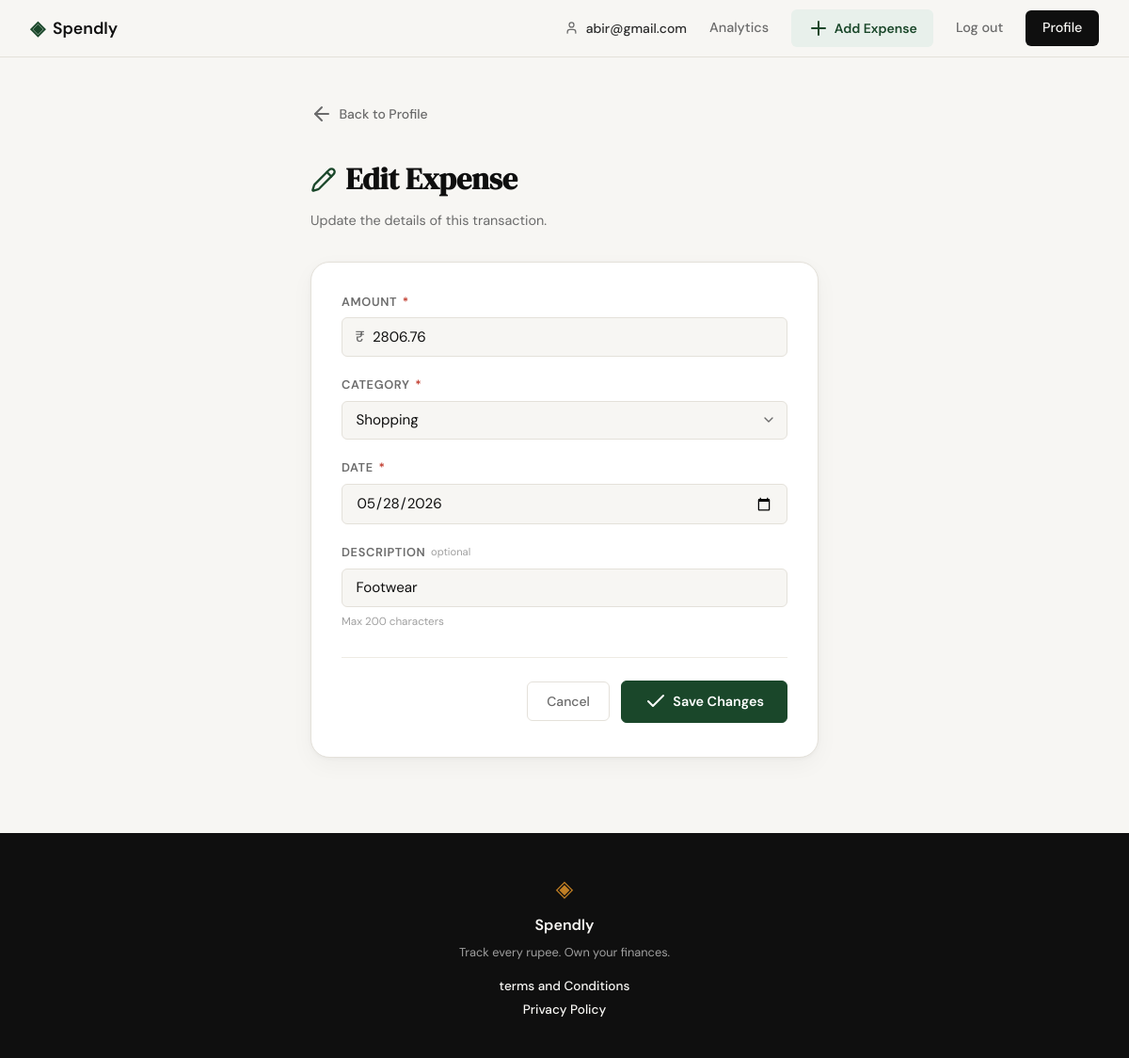
Screenshot of /expenses/70/edit (signed in) with the database file from the repository.
### tables this page shows
CREATE TABLE users (
            id INTEGER PRIMARY KEY AUTOINCREMENT,
            name TEXT NOT NULL,
            email TEXT UNIQUE NOT NULL,
            password_hash TEXT NOT NULL,
            created_at TEXT DEFAULT (datetime('now'))
        );

CREATE TABLE expenses (
            id INTEGER PRIMARY KEY AUTOINCREMENT,
            user_id INTEGER NOT NULL,
            amount REAL NOT NULL,
            category TEXT NOT NULL,
            date TEXT NOT NULL,
            description TEXT,
            created_at TEXT DEFAULT (datetime('now')),
            FOREIGN KEY (user_id) REFERENCES users(id)
        );

### app.py (the view, shortened to what this page needs)
@app.route("/expenses/<int:id>/edit", methods=["GET", "POST"])
@login_required
def edit_expense(id):
    email = session["user_id"]
    db_user_id = resolve_db_user_id(email)
    if db_user_id is None:
        session.clear()
        return redirect(url_for("login"))
    expense = get_expense_by_id(id, db_user_id)
    if expense is None:
        abort(404)
    return render_template(
        "edit_expense.html",
        categories=CATEGORY_META,
        expense=expense,
        form={
            "amount": expense["amount"],
            "category": expense["category"],
            "date": expense["date"],
            "description": expense["description"],
        },
    )

### app.py (called while the page is built)
def login_required(f):
    @wraps(f)
    def decorated(*args, **kwargs):
        if "user_id" not in session:
            return redirect(url_for("login"))
        return f(*args, **kwargs)
    return decorated

def resolve_db_user_id(email):
    conn = get_db()
    row = conn.execute("SELECT id FROM users WHERE email = ?", (email,)).fetchone()
    conn.close()
    return row["id"] if row else None

def generate_csrf_token():
    if "_csrf_token" not in session:
        session["_csrf_token"] = secrets.token_hex(16)
    return session["_csrf_token"]

### database/db.py (called while the page is built)
def get_db():
    conn = sqlite3.connect("spendly.db")
    conn.row_factory = sqlite3.Row
    conn.execute("PRAGMA foreign_keys = ON")
    return conn

### database/queries.py (called while the page is built)
def _get_db():
    return _db_module.get_db()

def get_expense_by_id(expense_id, user_id):
    conn = _get_db()
    try:
        row = conn.execute(
            "SELECT id, user_id, amount, category, date, description "
            "FROM expenses WHERE id = ? AND user_id = ?",
            (expense_id, user_id),
        ).fetchone()
        if row is None:
            return None
        return {
            "id": row["id"],
            "user_id": row["user_id"],
            "amount": row["amount"],
            "category": row["category"],
            "date": row["date"],
            "description": row["description"] or "",
        }
    finally:
        conn.close()

### templates/edit_expense.html (shortened to what this page needs)
{% extends "base.html" %}
{% block head %}
<link rel="stylesheet" href="{{ url_for('static', filename='css/add_expense.css') }}">
<link rel="stylesheet" href="{{ url_for('static', filename='css/edit_expense.css') }}">
{% endblock %}
{% block content %}
<section class="add-expense-section">
    <div class="add-expense-container">
        <div class="add-expense-header">
            <a href="{{ url_for('profile') }}" class="back-link" id="back-to-profile-link">
                <i data-lucide="arrow-left" class="icon-inline"></i>
                Back to Profile
            </a>
            <h1 class="add-expense-title">
                <i data-lucide="pencil" class="title-icon"></i>
                Edit Expense
            </h1>
            <p class="add-expense-subtitle">Update the details of this transaction.</p>
        </div>
        <div class="add-expense-card">
            <form id="edit-expense-form" method="POST" action="{{ url_for('edit_expense', id=expense.id) }}">
                <div class="expense-form-group">
                    <label class="expense-label" for="amount">
                        Amount <span class="required-star">*</span>
                    </label>
                    <div class="amount-input-wrapper">
                        <span class="currency-prefix">₹</span>
                        <input
                            id="amount"
                            name="amount"
                            type="number"
                            step="0.01"
                            min="0.01"
                            class="expense-input amount-input"
                            placeholder="0.00"
                            value="{{ form.amount }}"
                            required
                            autofocus
                        >
                    </div>
                </div>
                <div class="expense-form-group">
                    <label class="expense-label" for="category">
                        Category <span class="required-star">*</span>
                    </label>
                    <div class="select-wrapper">
                        <select id="category" name="category" class="expense-input expense-select" required>
                            {% for key, meta in categories.items() %}
                            <option value="{{ key }}" {% if form.category == key %}selected{% endif %}>
                                {{ meta.label }}
                            </option>
                            {% endfor %}
                        </select>
                    </div>
                </div>
                <div class="expense-form-group">
                    <label class="expense-label" for="date">
                        Date <span class="required-star">*</span>
                    </label>
                    <input
                        id="date"
                        name="date"
                        type="date"
                        class="expense-input"
                        value="{{ form.date }}"
                        required
                    >
                </div>
                <div class="expense-form-group">
                    <label class="expense-label" for="description">
                        Description
                        <span class="optional-tag">optional</span>
                    </label>
                    <input
                        id="description"
                        name="description"
                        type="text"
                        class="expense-input"
                        placeholder="e.g. Lunch at restaurant"
                        value="{{ form.description }}"
                        maxlength="200"
                    >
                    <span class="char-hint">Max 200 characters</span>
                </div>
                <div class="expense-form-actions">
                    <a href="{{ url_for('profile') }}" class="btn-cancel" id="cancel-edit-btn">Cancel</a>
                    <button type="submit" class="btn-save-changes" id="submit-edit-btn">
                        <i data-lucide="check" class="icon-inline"></i>
                        Save Changes
                    </button>
                </div>
            </form>
        </div>
    </div>
</section>
{% endblock %}

### templates/base.html (shortened to what this page needs)
<!DOCTYPE html>
<html lang="en">
<head>
    <link rel="stylesheet" href="{{ url_for('static', filename='css/style.css') }}">
    {% block head %}{% endblock %}
</head>
<body>
    <nav class="navbar">
        <div class="nav-inner">
            <a href="{{ url_for('landing') }}" class="nav-brand">
                <span class="brand-icon">◈</span>
                <span class="brand-name">Spendly</span>
            </a>
            <div class="nav-links">
                {% if session.get("user_id") %}
                    <span class="nav-user"><i data-lucide="user" class="icon-inline"></i> {{ session.get("user_id") }}</span>
                    <a href="{{ url_for('analytics') }}" class="{% if request.endpoint == 'analytics' %}active{% endif %}">Analytics</a>
                    <a id="nav-add-expense-btn" href="{{ url_for('add_expense') }}" class="nav-add-expense {% if request.endpoint == 'add_expense' %}nav-add-expense--active{% endif %}">
                        <i data-lucide="plus" class="icon-inline"></i>
                        Add Expense
                    </a>
                    <a href="{{ url_for('logout') }}" class="nav-logout">Log out</a>
                    <a href="{{ url_for('profile') }}" class="nav-cta">Profile</a>
                {% else %}
                    <a href="{{ url_for('login') }}">Sign in</a>
                    <a href="{{ url_for('register') }}" class="nav-cta">Get started</a>
                {% endif %}
            </div>
        </div>
    </nav>
    <main class="main-content">
        {% block content %}{% endblock %}
    </main>
    <footer class="footer">
        <div class="footer-inner">
            <span class="brand-icon">◈</span>
            <span class="footer-name">Spendly</span>
            <p class="footer-copy">Track every rupee. Own your finances.</p>
            <div class="footer-links">
                <a href="{{ url_for('terms') }}">terms and Conditions</a>
                <a href="{{ url_for('privacy') }}">Privacy Policy</a>
            </div>
        </div>
    </footer>
</body>
</html>

### static/css/style.css (style rules this page uses)
:root { --ink: #0f0f0f; --ink-soft: #2d2d2d; --ink-muted: #6b6b6b; --ink-faint: #a0a0a0; --paper: #f7f6f3; --paper-warm: #f0ede6; --paper-card: #ffffff; --accent: #1a472a; --accent-light: #e8f0eb; --accent-2: #c17f24; --accent-2-light: #fdf3e3; --danger: #c0392b; --danger-light: #fdecea; --border: #e4e1da; --border-soft: #eeebe4; --font-display: 'DM Serif Display', Georgia, serif; --font-body: 'DM Sans', system-ui, sans-serif; --max-width: 1200px; --auth-width: 440px; --radius-sm: 6px; --radius-md: 12px; --radius-lg: 20px; }
*, *::before, *::after { box-sizing: border-box; margin: 0; padding: 0; }
html { font-size: 16px; scroll-behavior: smooth; }
body { background: var(--paper); color: var(--ink); font-family: var(--font-body); font-size: 1rem; line-height: 1.6; -webkit-font-smoothing: antialiased; }
a { color: inherit; text-decoration: none; }
.navbar { position: sticky; top: 0; z-index: 100; background: var(--paper); border-bottom: 1px solid var(--border); padding: 0 2rem; }
.nav-inner { max-width: var(--max-width); margin: 0 auto; height: 60px; display: flex; align-items: center; justify-content: space-between; }
.nav-brand { display: flex; align-items: center; gap: 0.5rem; font-family: var(--font-body); font-weight: 600; font-size: 1.1rem; color: var(--ink); }
.brand-icon { color: var(--accent); font-size: 1.3rem; }
.brand-name { color: var(--ink); }
.nav-links { display: flex; align-items: center; gap: 1.5rem; font-size: 0.9rem; font-weight: 500; }
.nav-links a { color: var(--ink-muted); transition: color 0.2s; }
.nav-cta { background: var(--ink) !important; color: var(--paper) !important; padding: 0.45rem 1.1rem; border-radius: var(--radius-sm); transition: background 0.2s !important; }
.nav-add-expense { display: inline-flex; align-items: center; gap: 0.3rem; background: var(--accent-light); color: var(--accent) !important; border: 1px solid transparent; padding: 0.42rem 1rem; border-radius: var(--radius-sm); font-weight: 600; font-size: 0.875rem; transition: background 0.2s, border-color 0.2s, transform 0.1s; }
.main-content { min-height: calc(100vh - 60px - 100px); }
.footer { background: var(--ink); color: var(--paper); padding: 2.5rem 2rem; text-align: center; }
.footer-inner { display: flex; flex-direction: column; align-items: center; gap: 0.4rem; }
.footer .brand-icon { color: var(--accent-2); font-size: 1.5rem; }
.footer-name { font-weight: 600; font-size: 1rem; }
.footer-copy { font-size: 0.8rem; color: var(--ink-faint); }
.footer-links { display: flex; flex-direction: column; gap: 0.25rem; margin-top: 0.5rem; }
.footer-links a { font-size: 0.85rem; font-weight: 500; color: var(--paper); transition: color 0.2s; }
:root { --cat-food: var(--accent); --cat-food-light: var(--accent-light); --cat-travel: #3b82f6; --cat-travel-light: #eff6ff; --cat-entertainment: #8b5cf6; --cat-entertainment-light: #f5f3ff; --cat-grocery: var(--accent-2); --cat-grocery-light: var(--accent-2-light); --cat-shopping: #ec4899; --cat-shopping-light: #fdf2f8; --cat-bills: #dc6f1a; --cat-bills-light: #fef3e8; --cat-health: #16a34a; --cat-health-light: #dcfce7; --cat-other: #64748b; --cat-other-light: #f1f5f9; }
.nav-user { display: flex; align-items: center; gap: 0.5rem; font-size: 0.875rem; font-weight: 500; color: var(--ink-soft); }
.nav-user i, .nav-user svg { width: 15px; height: 15px; color: var(--ink-muted); }

### static/css/edit_expense.css (style rules this page uses)
.btn-save-changes { font-family: var(--font-body); font-size: 0.9rem; font-weight: 600; color: var(--paper-card); background: var(--accent); border: 1px solid var(--accent); border-radius: var(--radius-sm); padding: 0.6rem 1.5rem; cursor: pointer; display: inline-flex; align-items: center; gap: 0.4rem; transition: opacity 0.15s ease, transform 0.1s ease; }

### rows the page displays
users: get "abir@gmail.com"
expenses: amount "2806.76", category "Shopping", date "05/28/2026", description "Footwear"
